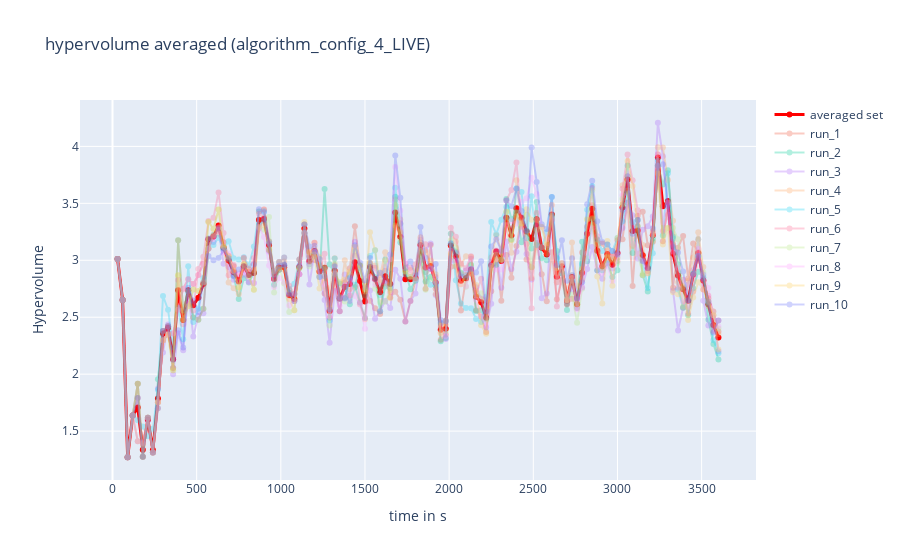
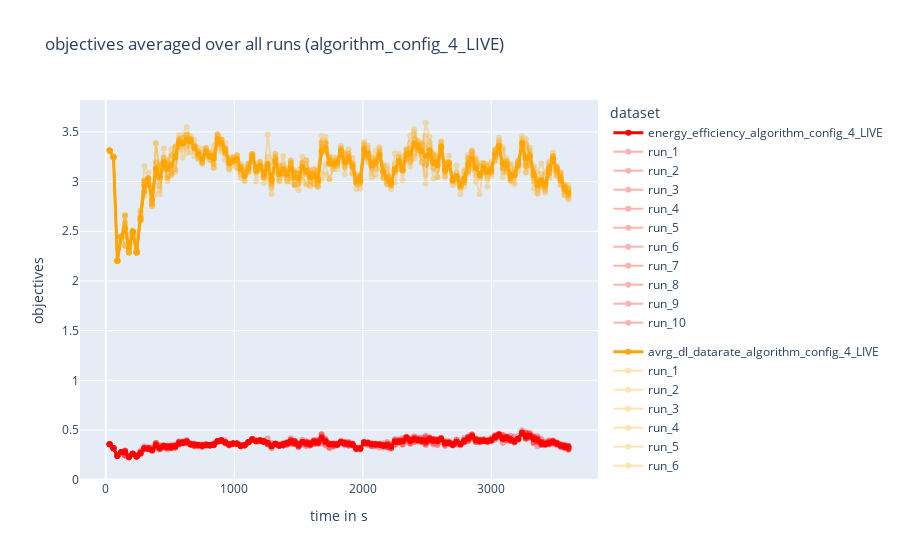
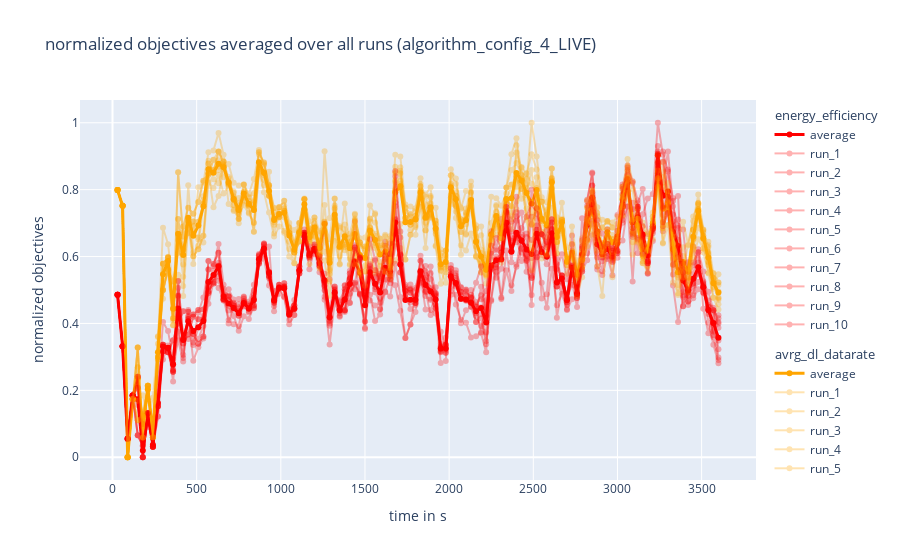

The cell these charts' notebook holds for them, in order:
### Code cell
##################
# plots
##################

## hyper volume plot
from tokenize import group


fig1 = go.Figure()
fig1.update_layout(
    title=f"hypervolume averaged ({configuration_name})",
    xaxis_title="time in s",
    yaxis_title="Hypervolume")

## add averaged values
fig1.add_trace(
    go.Scatter(
        x=time_and_frames_list[:, 1],
        y=hypervolume_avrg_list,
        mode='lines+markers',
        name= "averaged set",
        line={"width": 3, "color": "red"}
        ))

## add run values
for index, value in enumerate(hypervolume_list):
    fig1.add_trace(
        go.Scatter(
            x=time_and_frames_list[:, 1],
            y=value,
            mode='lines+markers',
            name= f"run_{str(index+1)}",
            opacity=0.3
        ))


## objective volume plot
fig2 = go.Figure()

fig2.update_layout(
    title= f"objectives averaged over all runs ({configuration_name})",
    xaxis_title="time in s",
    yaxis_title="objectives",
    legend_title="dataset",
    )

fig2.add_trace(
        go.Scatter(
            x=time_and_frames_list[:, 1],
            y=objective_1_avrg_list,
            name="energy_efficiency" + "_" +configuration_name,
            mode='lines+markers',
            line={"width": 3, "color": "red"},
            legendgroup="1"
        ))
fig2.add_trace(
        go.Scatter(
            x=time_and_frames_list[:, 1],
            y=objective_2_avrg_list,
            name="avrg_dl_datarate" + "_"+ configuration_name,
            mode='lines+markers',
            line={"width": 3, "color": "orange"},
            legendgroup="2"
        ))
for index, _ in enumerate(objective_1_list):
    fig2.add_trace(
        go.Scatter(
            x=time_and_frames_list[:, 1],
            y=objective_1_list[index],
            name="run" + "_" +str(index+1),
            mode='lines+markers',
            line={"color": "red"},
            opacity=0.3,
            legendgroup="1"
        ))
    fig2.add_trace(
        go.Scatter(
            x=time_and_frames_list[:, 1],
            y=objective_2_list[index],
            name="run" + "_"+ str(index+1),
            mode='lines+markers',
             line={"color": "orange"},
             opacity=0.3,
             legendgroup="2"
        ))


## normalized objective plot
fig3 = go.Figure()

fig3.update_layout(
    title= f"normalized objectives averaged over all runs ({configuration_name})",
    xaxis_title="time in s",
    yaxis_title="normalized objectives")

fig3.add_trace(
        go.Scatter(
            x=time_and_frames_list[:, 1],
            y=objective_1_normalized_avrg_list,
            name="average" ,
            mode='lines+markers',
            line={"width": 3, "color": "red"},
            legendgroup="energy_efficiency",
            legendgrouptitle_text="energy_efficiency"
        ))
fig3.add_trace(
        go.Scatter(
            x=time_and_frames_list[:, 1],
            y=objective_2_normalized_avrg_list,
            name="average",
            mode='lines+markers',
            line={"width": 3, "color": "orange"},
            legendgroup="avrg_dl_datarate",
            legendgrouptitle_text="avrg_dl_datarate"
        ),)
for index, _ in enumerate(objective_1_list):
    fig3.add_trace(
        go.Scatter(
            x=time_and_frames_list[:, 1],
            y=objective_1_normalized_list[index],
            name="run" + "_" +str(index+1),
            mode='lines+markers',
            line={"color": "red"},
            opacity=0.3,
            legendgroup="energy_efficiency",
            legendgrouptitle_text="energy_efficiency"
        ))
    fig3.add_trace(
        go.Scatter(
            x=time_and_frames_list[:, 1],
            y=objective_2_normalized_list[index],
            name="run" + "_"+ str(index+1),
            mode='lines+markers',
            line={"color": "orange"},
            opacity=0.3,
            legendgroup="avrg_dl_datarate",
            legendgrouptitle_text="avrg_dl_datarate"
        ))

fig1.show()
fig2.show()
fig3.show()
